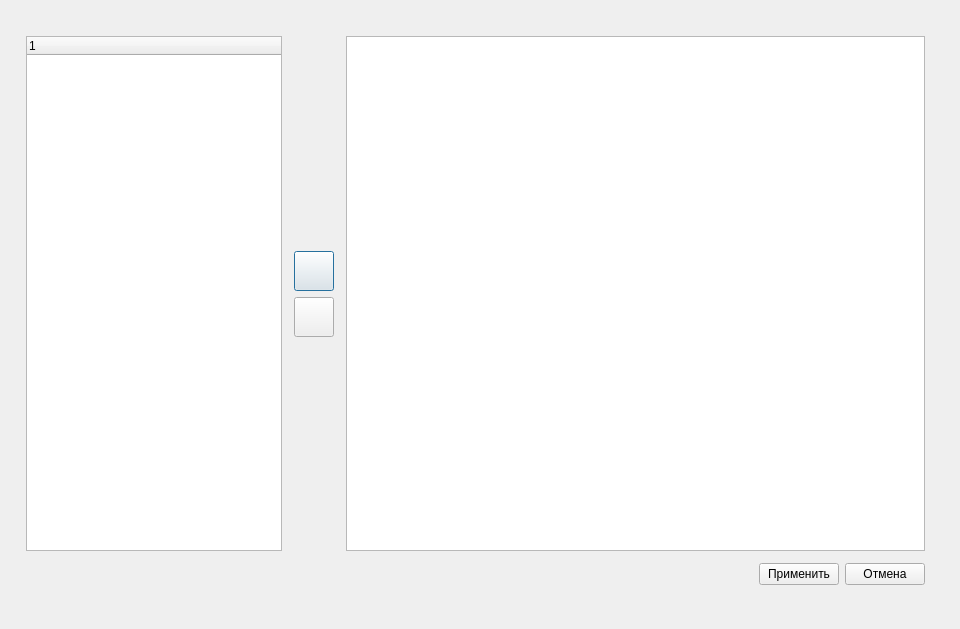
<?xml version="1.0" encoding="UTF-8"?>
<ui version="4.0">
 <class>MeasuringChannelSelect</class>
 <widget class="QDialog" name="MeasuringChannelSelect">
  <property name="geometry">
   <rect>
    <x>0</x>
    <y>0</y>
    <width>960</width>
    <height>629</height>
   </rect>
  </property>
  <property name="windowTitle">
   <string>Dialog</string>
  </property>
  <widget class="QWidget" name="verticalLayoutWidget">
   <property name="geometry">
    <rect>
     <x>20</x>
     <y>30</y>
     <width>911</width>
     <height>561</height>
    </rect>
   </property>
   <layout class="QVBoxLayout" name="mainLayout">
    <item>
     <layout class="QVBoxLayout" name="verticalLayout_2">
      <property name="leftMargin">
       <number>0</number>
      </property>
      <property name="bottomMargin">
       <number>6</number>
      </property>
      <item>
       <layout class="QHBoxLayout" name="horizontalLayout" stretch="0,0,1">
        <property name="margin">
         <number>6</number>
        </property>
        <item>
         <widget class="QTreeWidget" name="twObjects">
          <property name="editTriggers">
           <set>QAbstractItemView::NoEditTriggers</set>
          </property>
          <property name="expandsOnDoubleClick">
           <bool>false</bool>
          </property>
          <column>
           <property name="text">
            <string notr="true">1</string>
           </property>
          </column>
         </widget>
        </item>
        <item>
         <layout class="QVBoxLayout" name="verticalLayout">
          <property name="leftMargin">
           <number>6</number>
          </property>
          <property name="rightMargin">
           <number>6</number>
          </property>
          <item>
           <spacer name="verticalSpacer">
            <property name="orientation">
             <enum>Qt::Vertical</enum>
            </property>
            <property name="sizeHint" stdset="0">
             <size>
              <width>20</width>
              <height>40</height>
             </size>
            </property>
           </spacer>
          </item>
          <item>
           <widget class="QPushButton" name="cmdSelect">
            <property name="minimumSize">
             <size>
              <width>0</width>
              <height>40</height>
             </size>
            </property>
            <property name="text">
             <string/>
            </property>
            <property name="icon">
             <iconset resource="resources.qrc">
              <normaloff>:/icons/images/forward.png</normaloff>:/icons/images/forward.png</iconset>
            </property>
           </widget>
          </item>
          <item>
           <widget class="QPushButton" name="cmdDeselect">
            <property name="minimumSize">
             <size>
              <width>0</width>
              <height>40</height>
             </size>
            </property>
            <property name="text">
             <string/>
            </property>
            <property name="icon">
             <iconset resource="resources.qrc">
              <normaloff>:/icons/images/deselect.png</normaloff>:/icons/images/deselect.png</iconset>
            </property>
           </widget>
          </item>
          <item>
           <spacer name="verticalSpacer_2">
            <property name="orientation">
             <enum>Qt::Vertical</enum>
            </property>
            <property name="sizeHint" stdset="0">
             <size>
              <width>20</width>
              <height>40</height>
             </size>
            </property>
           </spacer>
          </item>
         </layout>
        </item>
        <item>
         <widget class="QTableWidget" name="twSelected">
          <property name="editTriggers">
           <set>QAbstractItemView::NoEditTriggers</set>
          </property>
          <property name="selectionMode">
           <enum>QAbstractItemView::MultiSelection</enum>
          </property>
          <property name="selectionBehavior">
           <enum>QAbstractItemView::SelectRows</enum>
          </property>
          <property name="horizontalScrollMode">
           <enum>QAbstractItemView::ScrollPerPixel</enum>
          </property>
          <attribute name="verticalHeaderDefaultSectionSize">
           <number>20</number>
          </attribute>
         </widget>
        </item>
       </layout>
      </item>
      <item>
       <layout class="QHBoxLayout" name="horizontalLayout_2">
        <property name="topMargin">
         <number>0</number>
        </property>
        <property name="rightMargin">
         <number>6</number>
        </property>
        <item>
         <spacer name="horizontalSpacer">
          <property name="orientation">
           <enum>Qt::Horizontal</enum>
          </property>
          <property name="sizeHint" stdset="0">
           <size>
            <width>40</width>
            <height>20</height>
           </size>
          </property>
         </spacer>
        </item>
        <item>
         <widget class="QPushButton" name="cmdSave">
          <property name="text">
           <string>Применить</string>
          </property>
         </widget>
        </item>
        <item>
         <widget class="QPushButton" name="pushButton">
          <property name="text">
           <string>Отмена</string>
          </property>
         </widget>
        </item>
       </layout>
      </item>
     </layout>
    </item>
   </layout>
  </widget>
 </widget>
 <resources>
  <include location="resources.qrc"/>
 </resources>
 <connections>
  <connection>
   <sender>cmdSelect</sender>
   <signal>clicked()</signal>
   <receiver>MeasuringChannelSelect</receiver>
   <slot>itemSelect()</slot>
   <hints>
    <hint type="sourcelabel">
     <x>314</x>
     <y>286</y>
    </hint>
    <hint type="destinationlabel">
     <x>85</x>
     <y>628</y>
    </hint>
   </hints>
  </connection>
  <connection>
   <sender>cmdDeselect</sender>
   <signal>clicked()</signal>
   <receiver>MeasuringChannelSelect</receiver>
   <slot>itemRemove()</slot>
   <hints>
    <hint type="sourcelabel">
     <x>309</x>
     <y>320</y>
    </hint>
    <hint type="destinationlabel">
     <x>221</x>
     <y>628</y>
    </hint>
   </hints>
  </connection>
  <connection>
   <sender>pushButton</sender>
   <signal>clicked()</signal>
   <receiver>MeasuringChannelSelect</receiver>
   <slot>reject()</slot>
   <hints>
    <hint type="sourcelabel">
     <x>876</x>
     <y>573</y>
    </hint>
    <hint type="destinationlabel">
     <x>483</x>
     <y>830</y>
    </hint>
   </hints>
  </connection>
  <connection>
   <sender>cmdSave</sender>
   <signal>clicked()</signal>
   <receiver>MeasuringChannelSelect</receiver>
   <slot>saveChanges()</slot>
   <hints>
    <hint type="sourcelabel">
     <x>786</x>
     <y>566</y>
    </hint>
    <hint type="destinationlabel">
     <x>502</x>
     <y>785</y>
    </hint>
   </hints>
  </connection>
 </connections>
 <slots>
  <slot>itemSelect()</slot>
  <slot>itemRemove()</slot>
  <slot>saveChanges()</slot>
 </slots>
</ui>
